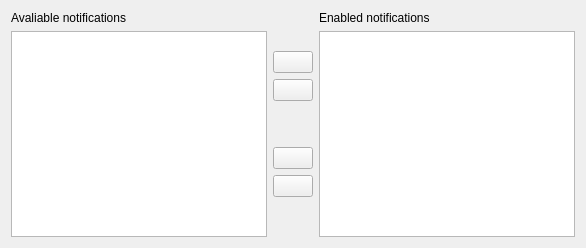
      <widget class="QWidget" name="tabNotificationsPage">
       <layout class="QHBoxLayout" name="horizontalLayout_12">
        <item>
         <layout class="QVBoxLayout" name="verticalLayout_18">
          <item>
           <widget class="QLabel" name="label_11">
            <property name="text">
             <string>Avaliable notifications</string>
            </property>
           </widget>
          </item>
          <item>
           <widget class="QListView" name="listDisabledNotifications"/>
          </item>
         </layout>
        </item>
        <item>
         <layout class="QVBoxLayout" name="verticalLayout_30">
          <item>
           <spacer name="verticalSpacer_3">
            <property name="orientation">
             <enum>Qt::Vertical</enum>
            </property>
            <property name="sizeHint" stdset="0">
             <size>
              <width>20</width>
              <height>40</height>
             </size>
            </property>
           </spacer>
          </item>
          <item>
           <widget class="QPushButton" name="btnEnableNotification">
            <property name="toolTip">
             <string>Enable selected notification</string>
            </property>
            <property name="text">
             <string/>
            </property>
            <property name="icon">
             <iconset theme="arrow-right"/>
            </property>
           </widget>
          </item>
          <item>
           <widget class="QPushButton" name="btnDisableNotification">
            <property name="toolTip">
             <string>Disable selected notification</string>
            </property>
            <property name="text">
             <string/>
            </property>
            <property name="icon">
             <iconset theme="arrow-left"/>
            </property>
           </widget>
          </item>
          <item>
           <spacer name="verticalSpacer_9">
            <property name="orientation">
             <enum>Qt::Vertical</enum>
            </property>
            <property name="sizeType">
             <enum>QSizePolicy::Preferred</enum>
            </property>
            <property name="sizeHint" stdset="0">
             <size>
              <width>20</width>
              <height>40</height>
             </size>
            </property>
           </spacer>
          </item>
          <item>
           <widget class="QPushButton" name="btnEnableAllNotifications">
            <property name="toolTip">
             <string>Enable all notifications</string>
            </property>
            <property name="text">
             <string/>
            </property>
            <property name="icon">
             <iconset theme="arrow-right-double"/>
            </property>
           </widget>
          </item>
          <item>
           <widget class="QPushButton" name="btnDisableAllNotifications">
            <property name="toolTip">
             <string>Disable all notifications</string>
            </property>
            <property name="text">
             <string/>
            </property>
            <property name="icon">
             <iconset theme="arrow-left-double"/>
            </property>
           </widget>
          </item>
          <item>
           <spacer name="verticalSpacer_7">
            <property name="orientation">
             <enum>Qt::Vertical</enum>
            </property>
            <property name="sizeHint" stdset="0">
             <size>
              <width>20</width>
              <height>40</height>
             </size>
            </property>
           </spacer>
          </item>
         </layout>
        </item>
        <item>
         <layout class="QVBoxLayout" name="verticalLayout_27">
          <item>
           <widget class="QLabel" name="label_12">
            <property name="text">
             <string>Enabled notifications</string>
            </property>
           </widget>
          </item>
          <item>
           <widget class="QListView" name="listEnabledNotifications"/>
          </item>
         </layout>
        </item>
       </layout>
       <zorder>listDisabledNotifications</zorder>
       <zorder>listEnabledNotifications</zorder>
       <zorder>btnDisableNotification</zorder>
       <zorder>btnEnableNotification</zorder>
       <zorder>btnEnableAllNotifications</zorder>
       <zorder>btnDisableAllNotifications</zorder>
       <zorder>verticalSpacer_3</zorder>
       <zorder>verticalSpacer_7</zorder>
       <zorder>verticalSpacer_9</zorder>
       <zorder>label_11</zorder>
       <zorder>label_12</zorder>
       <zorder>listDisabledNotifications</zorder>
      </widget>
